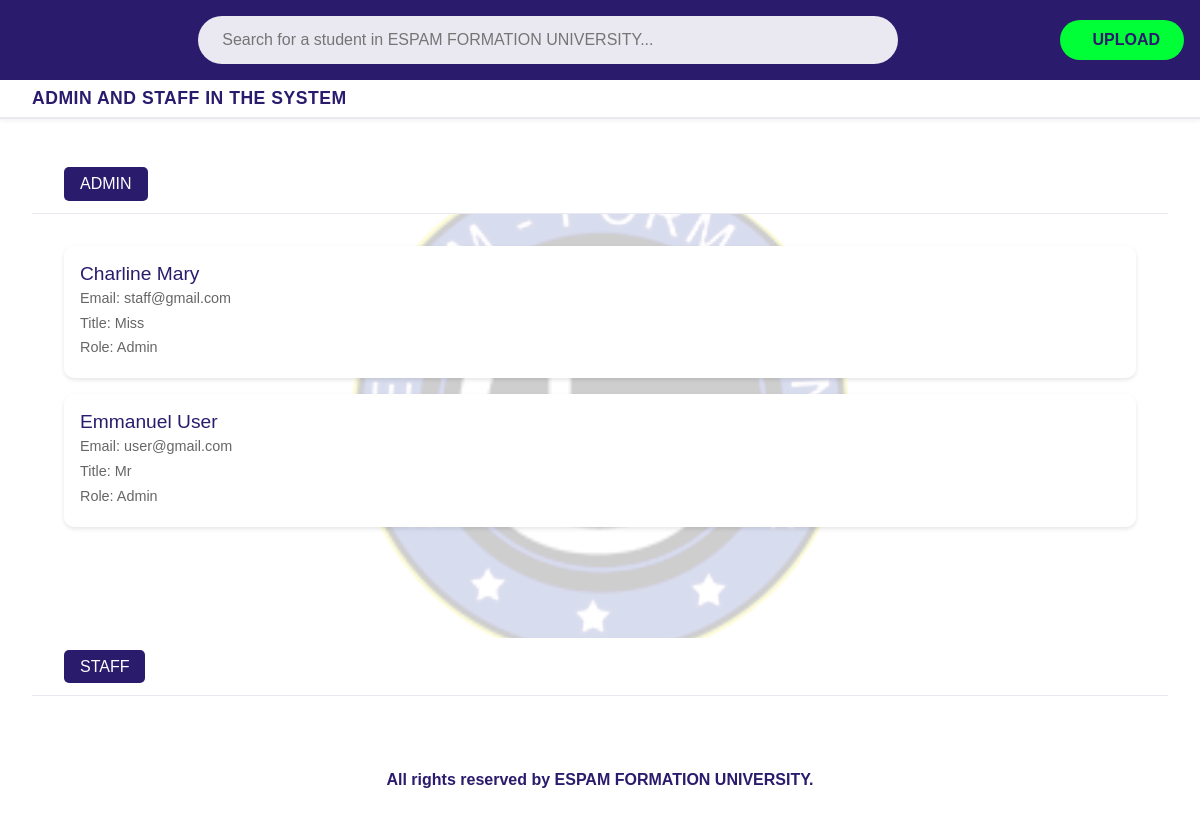
/view_admin/ (signed in), run on the app's committed database.
### student_profile/models.py (models this page shows, shortened)
class AdminStaff(AbstractUser):
    TITLE_CHOICES = [
        ('Mr', 'Mr'),
        ('Mrs', 'Mrs'),
        ('Miss', 'Miss'),
        ('Doctor', 'Doctor'),
        ('Amb', 'Ambassador'),
    ]
    ROLE_CHOICES = [
        ('admin', 'Admin'),
        ('staff', 'Staff'),
    ]
    username = None  # Disable the username field
    email = models.EmailField(unique=True)
    title = models.CharField(max_length=10, choices=TITLE_CHOICES)
    role = models.CharField(max_length=5, choices=ROLE_CHOICES)
    groups = models.ManyToManyField(
        'auth.Group',
        verbose_name='groups',
        blank=True,
        related_name='adminstaff_set',
        help_text='The groups this user belongs to.'
    )
    user_permissions = models.ManyToManyField(
        'auth.Permission',
        verbose_name='user permissions',
        blank=True,
        related_name='adminstaff_set',
        help_text='Specific permissions for this user.'
    )
    objects = AdminStaffManager()
    USERNAME_FIELD = 'email'
    REQUIRED_FIELDS = ['title', 'role']
    class Meta:
        swappable = 'AUTH_USER_MODEL'

### student_profile/views.py (the view)
    def wrap(request, *args, **kwargs):
        if request.user.is_authenticated and request.user.role == 'admin':
            return view_func(request, *args, **kwargs)
        else:
            messages.error(request, "You must be logged in as an admin to access this page.")
            return redirect('login')

### student_profile/views.py (called while the page is built)
def admin_required(view_func):
    def wrap(request, *args, **kwargs):
        if request.user.is_authenticated and request.user.role == 'admin':
            return view_func(request, *args, **kwargs)
        else:
            messages.error(request, "You must be logged in as an admin to access this page.")
            return redirect('login')
    return wrap

@login_required
@admin_required
def view_admin(request):
    admins = AdminStaff.objects.filter(role='admin')
    staff = AdminStaff.objects.filter(role='staff')
    context = {
        'admins': admins,
        'staff': staff,
    }
    return render(request, 'view-admin.html', context)

### templates/view-admin.html (shortened to what this page needs)
{% load static %}
<!DOCTYPE html>
<html lang="en">
  <head>
    <link
      href="https://cdn.jsdelivr.net/npm/bootstrap@5.3.0/dist/css/bootstrap.min.css"
      rel="stylesheet"
    />
    <link href="https://cdn.lineicons.com/4.0/lineicons.css" rel="stylesheet" />
    <link
      rel="stylesheet"
      type="text/css"
      href="{% static 'css/style.css' %}"
    />
  </head>
  <body>
    <div class="dashboard-main">
      <nav class="dashboard-nav">
        <div class="dashboard-container">
          <div class="menu-wrapper">
            <button class="menu-toggle" type="button" id="menuToggle">
            </button>
          </div>
          <form action="{% url 'search_students' %}" method="GET" class="dashboard-search">
            <input
              type="search"
              name="term"
              placeholder="Search for a student in ESPAM FORMATION UNIVERSITY..."
              class="dashboard-search-input"
            />
          </form>
          <button class="dashboard-upload" onclick="window.location.href='{% url 'upload' %}'">
            UPLOAD
          </button>
        </div>
      </nav>
      <main class="student-list-wrapper">
        <div class="department-header">
          <h2 class="department-title">ADMIN AND STAFF IN THE SYSTEM</h2>
        </div>
        <div class="level-section">
          <div class="level-header">
            <span class="level-tag">ADMIN</span>
          </div>
          <div class="student-list">
            {% for admin in admins %}
            <a href="{% url 'admin_details' admin.id %}" class="text-decoration-none">
              <div class="student-card">
                <div class="student-info">
                  <div class="student-details">
                    <h3>{{ admin.first_name }} {{ admin.last_name }}</h3>
                    <p>Email: {{ admin.email }}</p>
                    <p>Title: {{ admin.get_title_display }}</p>
                    <p>Role: {{ admin.get_role_display }}</p>
                  </div>
                </div>
              </div>
            </a>
            {% endfor %}
          </div>
        </div>
        <div class="level-section">
          <div class="level-header">
            <span class="level-tag">STAFF</span>
          </div>
          <div class="student-list">
          </div>
        </div>
      </main>
      <footer class="dashboard-footer">
        <p>All rights reserved by ESPAM FORMATION UNIVERSITY.</p>
      </footer>
    </div>
  </body>
</html>

### static/css/style.css (style rules this page uses)
body { margin: 0; padding: 0; font-family: "Poppins", sans-serif; }
body::before { content: ""; position: fixed; top: 50%; left: 50%; transform: translate(-50%, -50%); width: 500px; overflow: hidden; margin: 0; padding: 0; height: 100vh; background-image: url("/static/images/Espam logo.png"); background-size: contain; background-repeat: no-repeat; background-position: center; opacity: 0.1; z-index: -2; }
.dashboard-main { min-height: 100vh; display: flex; flex-direction: column; }
.dashboard-main::before { content: ""; position: fixed; top: 50%; left: 50%; transform: translate(-50%, -50%); width: 500px; height: 500px; background-image: url("../images/Espam logo.png"); background-size: contain; background-repeat: no-repeat; background-position: center; opacity: 0.1; z-index: -1; }
.dashboard-nav { position: fixed; top: 0; left: 0; right: 0; z-index: 1000; background-color: #2a1b6d; padding: 1rem 0; }
.dashboard-container { display: flex; justify-content: space-between; align-items: center; max-width: 1200px; margin: 0 auto; padding: 0 1rem; }
.menu-wrapper { position: relative; z-index: 1000; }
.menu-toggle { background: none; border: none; color: white; padding: 10px; cursor: pointer; }
.department-header { position: fixed; top: 80px; left: 0; right: 0; z-index: 999; background-color: #ffffff; padding: 0.5rem 2rem; border-bottom: 2px solid rgba(42, 27, 109, 0.1); box-shadow: 0 2px 4px rgba(0, 0, 0, 0.05); }
.department-title { color: #2a1b6d; font-size: 1.1rem; font-weight: 600; margin: 0; text-transform: uppercase; letter-spacing: 0.5px; }
.level-header { position: sticky; top: 100px; display: flex; justify-content: space-between; align-items: center; padding: 0.75rem 2rem; background-color: #fff; z-index: 99; border-bottom: 1px solid rgba(42, 27, 109, 0.1); margin: 0; }
.level-section { position: relative; margin: 0; padding-top: 5px; margin-bottom: 0.5rem; }
.level-tag { background-color: #2a1b6d; color: white; padding: 0.3rem 1rem; border-radius: 5px; font-weight: 500; }
.dashboard-search { position: relative; flex: 1; max-width: 700px; margin: 0 2rem; }
.dashboard-search-input { width: 100%; padding: 0.75rem 1.5rem; border-radius: 25px; border: none; background-color: rgba(255, 255, 255, 0.9); }
.dashboard-upload { background-color: #00ff37; color: #2a1b6d; border: none; border-radius: 25px; padding: 0.5rem 1.5rem; font-weight: 600; display: flex; align-items: center; gap: 0.5rem; cursor: pointer; transition: all 0.3s ease; }
.dashboard-footer { position: fixed; bottom: 0; left: 0; right: 0; text-align: center; padding: 1rem; color: #2a1b6d; font-weight: 600; z-index: 999; }
.student-list { display: flex; flex-direction: column; gap: 0.75rem; margin-top: 0.5rem; padding: 0 2rem; padding-bottom: 80px; }
.student-list-wrapper { margin-top: 50px; padding: 0.5rem 2rem; flex: 1; }
.student-card { display: flex; justify-content: space-between; align-items: center; padding: 1rem; background-color: white; border-radius: 10px; box-shadow: 0 2px 4px rgba(0, 0, 0, 0.1); position: relative; }
.student-info { display: flex; align-items: center; gap: 1rem; flex: 1; text-decoration: none; color: inherit; }
.student-details h3 { color: #2a1b6d; font-size: 1.1rem; margin: 0; }
.student-details p { margin: 0.2rem 0; color: #666; font-size: 0.9rem; }
.student-list-wrapper { flex: 1; display: flex; flex-direction: column; padding: 0.5rem; }
.student-list { display: flex; flex-direction: column; gap: 1rem; margin-top: 2rem; }
.student-card { display: flex; align-items: center; padding: 1rem; background-color: white; border-radius: 10px; box-shadow: 0 2px 4px rgba(0, 0, 0, 0.1); }
.student-info { display: flex; align-items: center; flex: 1; gap: 1rem; }
.student-details h3 { color: #2a1b6d; margin: 0; font-size: 1.2rem; }
.student-details p { margin: 0.2rem 0; color: #666; }
.level-section { position: relative; margin: 0; padding-top: 15px; margin-bottom: 1rem; }
.level-header { position: sticky; top: 140px; display: flex; justify-content: space-between; align-items: center; padding: 0.75rem 2rem; background-color: #fff; z-index: 99; border-bottom: 1px solid rgba(42, 27, 109, 0.1); margin: 0; }
.student-list-wrapper { margin-top: 140px; padding: 0 2rem; }
.student-list { padding-bottom: 80px; }

### data on the page
AdminStaff: first_name "Charline", last_name "Mary", email "staff@gmail.com", title "Miss", role "Admin"
AdminStaff: first_name "Emmanuel", last_name "User", email "user@gmail.com", title "Mr", role "Admin"
